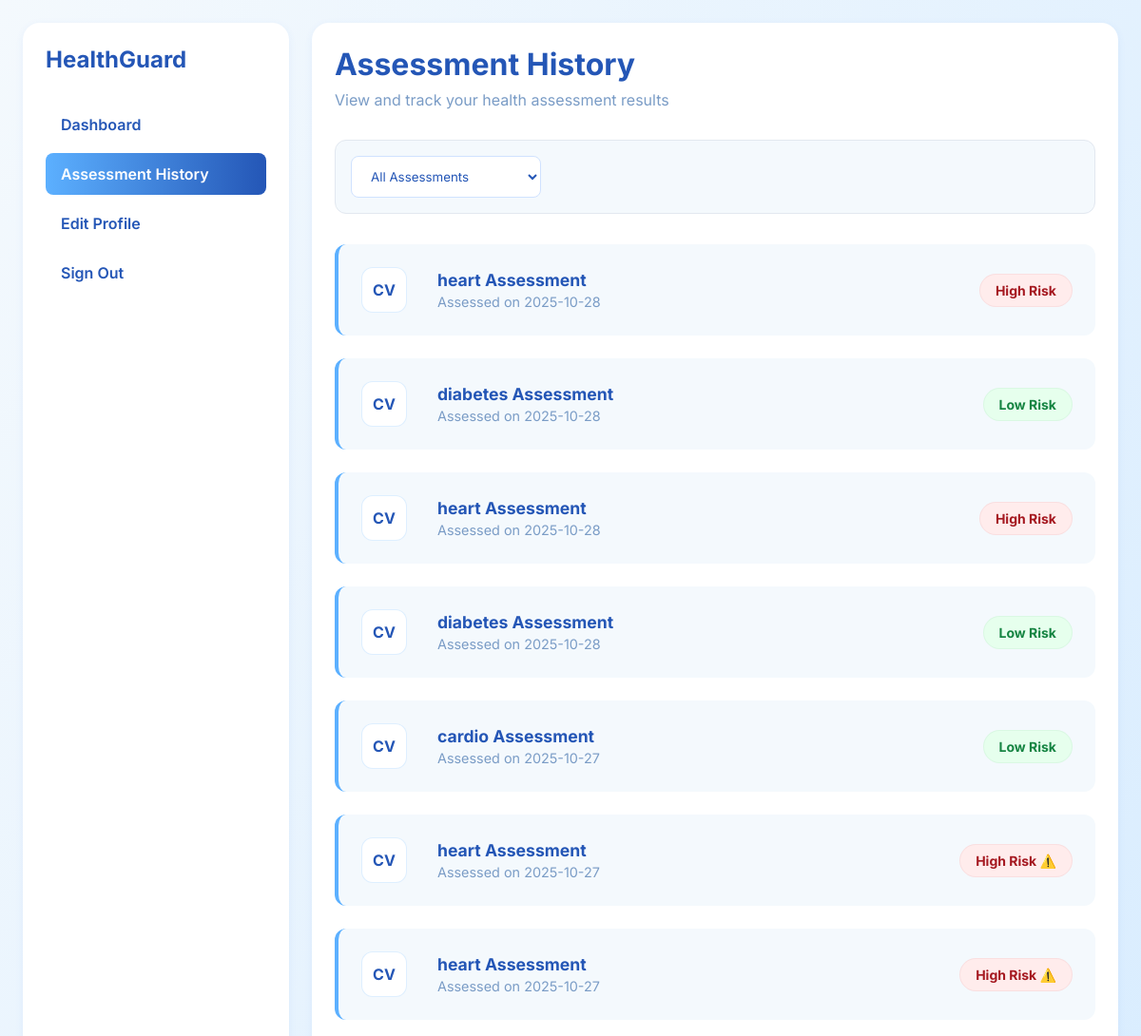
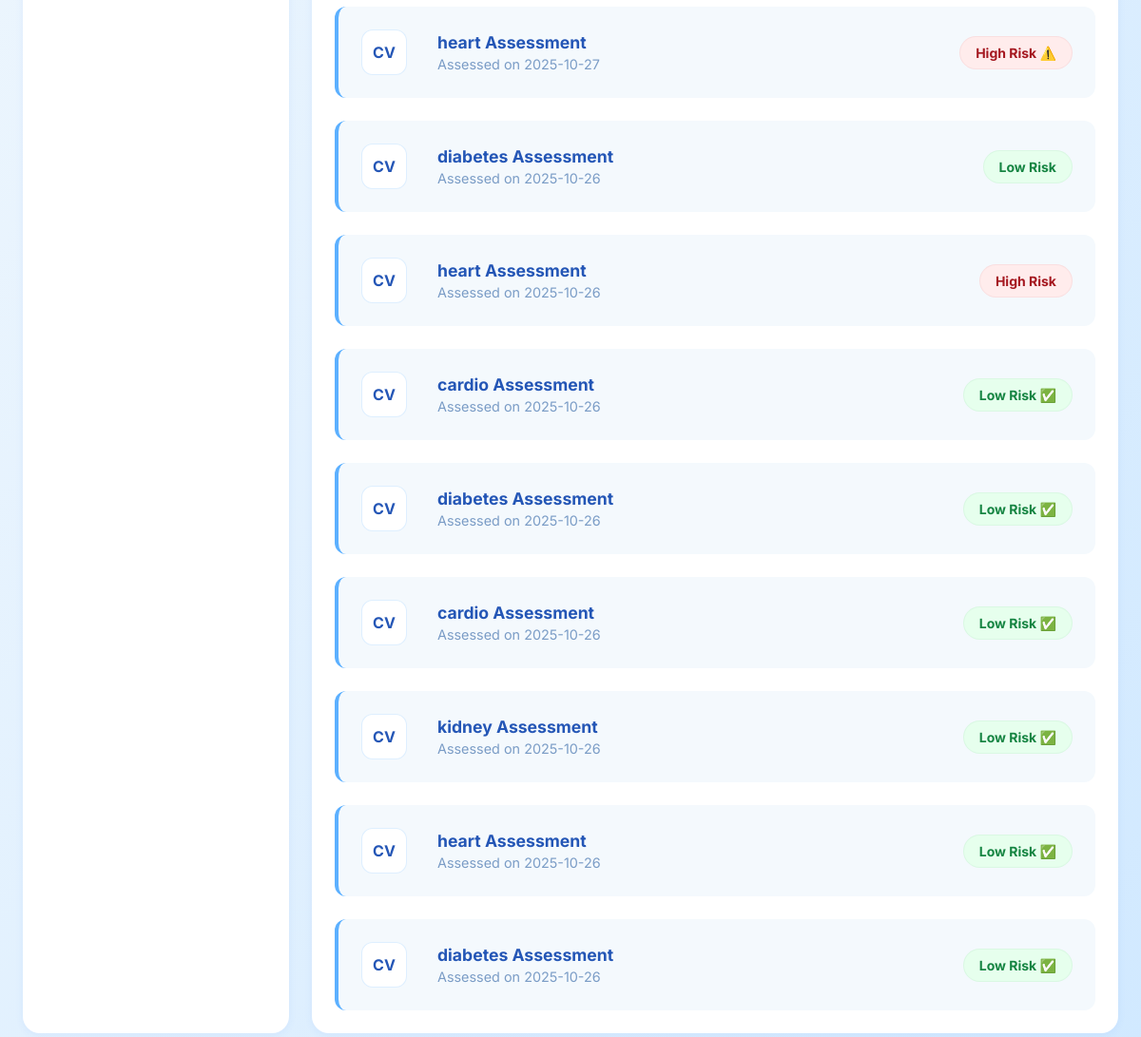
Screenshot of /history (signed in) with the database file from the repository (2 pictures, top to bottom).
### tables this page shows
CREATE TABLE health_data (
                    id INTEGER PRIMARY KEY AUTOINCREMENT,
                    user_id INTEGER,
                    created_at TEXT DEFAULT CURRENT_TIMESTAMP,
                    disease TEXT,
                    result TEXT,
                    glucose REAL, bmi REAL, pregnancies INTEGER, dpf REAL,
                    cp INTEGER, trestbps REAL, chol REAL, exang INTEGER,
                    sc REAL, bu REAL, hemo REAL, bp REAL,
                    ap_hi REAL, ap_lo REAL, cholesterol REAL, smoke INTEGER
                );

### app.py (the view)
@app.route('/history')
def history():
    if 'user_id' not in session:
        return redirect('/login')
    db = get_db()
    history = db.execute("""
        SELECT created_at, disease, result, glucose, bmi, pregnancies, dpf,
               cp, trestbps, chol, exang, sc, bu, hemo, bp, ap_hi, ap_lo, cholesterol, smoke
        FROM health_data
        WHERE user_id=?
        ORDER BY created_at DESC
    """, (session['user_id'],)).fetchall()
    user = db.execute("SELECT * FROM users WHERE id=?", (session['user_id'],)).fetchone()
    return render_template('history.html', user=user, history=history)

### app.py (called while the page is built)
def get_db():
    if 'db' not in g:
        g.db = sqlite3.connect(DB_PATH)
        g.db.row_factory = sqlite3.Row
    return g.db

### templates/history.html (shortened to what this page needs)
<!DOCTYPE html>
<html lang="en">
<head>
</head>
<body>
    <div class="history-container">
        <aside class="sidebar">
            <div class="brand">
                <h1>HealthGuard</h1>
            </div>
            <nav class="nav-menu">
                <a href="/dashboard" class="nav-link">Dashboard</a>
                <a href="/history" class="nav-link active">Assessment History</a>
                <a href="/update_profile" class="nav-link">Edit Profile</a>
                <a href="/logout" class="nav-link">Sign Out</a>
            </nav>
        </aside>
        <main class="main-content">
            <div class="page-header">
                <h1 class="page-title">Assessment History</h1>
                <p style="color: var(--muted-600)">View and track your health assessment results</p>
            </div>
            <div class="filter-bar">
                <select class="filter-select" id="diseaseFilter">
                    <option value="all">All Assessments</option>
                </select>
            </div>
            <div class="history-grid">
                {% for entry in history %}
                <div class="history-card" data-disease="{{ entry.disease.lower() }}">
                    <div class="assessment-icon">
                        {% if entry.disease == 'Diabetes' %}DB
                        {% elif entry.disease == 'Heart Disease' %}HD
                        {% elif entry.disease == 'Kidney Disease' %}KD
                        {% else %}CV
                        {% endif %}
                    </div>
                    <div class="assessment-details">
                        <h3>{{ entry.disease }} Assessment</h3>
                        <p>Assessed on {{ entry.created_at[:10] }}</p>
                    </div>
                    <div class="risk-badge {% if 'High' in entry.result %}high{% else %}low{% endif %}">
                        {{ entry.result }}
                    </div>
                </div>
                {% endfor %}
            </div>
        </main>
    </div>
</body>
</html>

### templates/history.html (style rules this page uses)
:root { --primary-500: #2456b6; --primary-400: #5cb0ff; --bg-100: #f4f9fd; --card-bg: #fff; --muted-600: #7a9cc6; --success-600: #158442; --danger-600: #a51820; --shadow-01: 0 2px 8px rgba(60,120,240,0.07); --radius-lg: 18px; --radius-md: 12px; --glass: linear-gradient(120deg, #f4f9fd 0%, #d1e9ff 100%); --accent-gradient: linear-gradient(90deg, var(--primary-400) 0%, var(--primary-500) 100%); }
* { margin: 0; padding: 0; box-sizing: border-box; }
body { font-family: 'Inter', sans-serif; background: var(--glass); color: #163e75; min-height: 100vh; }
.history-container { display: grid; grid-template-columns: 280px 1fr; min-height: 100vh; gap: 24px; padding: 24px; }
.sidebar { background: var(--card-bg); padding: 24px; border-radius: var(--radius-lg); box-shadow: var(--shadow-01); }
.main-content { background: var(--card-bg); border-radius: var(--radius-lg); padding: 24px; box-shadow: var(--shadow-01); }
.page-header { margin-bottom: 2rem; }
.page-title { color: var(--primary-500); font-size: 2rem; margin-bottom: 0.5rem; font-weight: 700; }
.filter-bar { background: var(--bg-100); border: 1px solid #e2e8f0; border-radius: var(--radius-md); padding: 1rem; margin-bottom: 2rem; }
.filter-select { padding: 0.75rem 1rem; border: 1px solid #d0e2ff; border-radius: 8px; color: var(--primary-500); background: var(--card-bg); font-family: inherit; width: 200px; }
.history-grid { display: grid; gap: 1.5rem; }
.history-card { background: var(--bg-100); border-radius: var(--radius-md); padding: 1.5rem; border-left: 4px solid var(--primary-400); display: grid; grid-template-columns: auto 1fr auto; align-items: center; gap: 2rem; transition: transform 0.12s, box-shadow 0.15s; }
.assessment-icon { width: 48px; height: 48px; background: var(--card-bg); border: 1px solid rgba(92,176,255,0.2); border-radius: 12px; display: flex; align-items: center; justify-content: center; font-weight: 700; color: var(--primary-500); }
.assessment-details h3 { color: var(--primary-500); font-size: 1.1rem; margin-bottom: 0.25rem; }
.assessment-details p { color: var(--muted-600); font-size: 0.9rem; }
.risk-badge { padding: 0.5rem 1rem; border-radius: 999px; font-size: 0.875rem; font-weight: 700; }
.risk-badge.high { background: #ffecec; color: var(--danger-600); border: 1px solid rgba(165,24,32,0.06); }
.risk-badge.low { background: #e6ffed; color: var(--success-600); border: 1px solid rgba(20,132,66,0.06); }
.nav-link { display: block; padding: 12px 16px; color: var(--primary-500); text-decoration: none; border-radius: 8px; margin-bottom: 8px; font-weight: 600; transition: background 0.3s; }
.nav-link.active { background: var(--accent-gradient); color: white; }
.brand h1 { color: var(--primary-500); font-size: 1.5rem; margin-bottom: 2rem; }

### rows the page displays
health_data: shows "CV", disease "heart", created_at "2025-10-28", result "High Risk"
health_data: shows "CV", disease "diabetes", created_at "2025-10-28", result "Low Risk"
health_data: shows "CV", disease "heart", created_at "2025-10-28", result "High Risk"
health_data: shows "CV", disease "diabetes", created_at "2025-10-28", result "Low Risk"
health_data: shows "CV", disease "cardio", created_at "2025-10-27", result "Low Risk"
health_data: shows "CV", disease "heart", created_at "2025-10-27", result "High Risk ⚠️"
health_data: shows "CV", disease "heart", created_at "2025-10-27", result "High Risk ⚠️"
health_data: shows "CV", disease "heart", created_at "2025-10-27", result "High Risk ⚠️"
health_data: shows "CV", disease "diabetes", created_at "2025-10-26", result "Low Risk"
health_data: shows "CV", disease "heart", created_at "2025-10-26", result "High Risk"
health_data: shows "CV", disease "cardio", created_at "2025-10-26", result "Low Risk ✅"
health_data: shows "CV", disease "diabetes", created_at "2025-10-26", result "Low Risk ✅"
health_data: shows "CV", disease "cardio", created_at "2025-10-26", result "Low Risk ✅"
health_data: shows "CV", disease "kidney", created_at "2025-10-26", result "Low Risk ✅"
health_data: shows "CV", disease "heart", created_at "2025-10-26", result "Low Risk ✅"
health_data: shows "CV", disease "diabetes", created_at "2025-10-26", result "Low Risk ✅"
